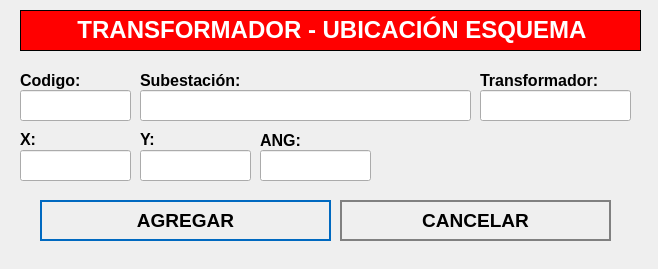
<?xml version="1.0" encoding="UTF-8"?>
<ui version="4.0">
 <class>NewBook</class>
 <widget class="QWidget" name="NewBook">
  <property name="geometry">
   <rect>
    <x>0</x>
    <y>0</y>
    <width>658</width>
    <height>269</height>
   </rect>
  </property>
  <property name="windowTitle">
   <string>Nuevo Registro</string>
  </property>
  <property name="styleSheet">
   <string notr="true">QPushButton
{	
	height: 2em;
 	border-style: solid;
	border-width: 2px;
 	border-color: grey;
	font-weight: bold;
}

QPushButton:hover
{
   	background-color:grey;
	color:white;
}</string>
  </property>
  <widget class="QLabel" name="label">
   <property name="geometry">
    <rect>
     <x>20</x>
     <y>10</y>
     <width>621</width>
     <height>41</height>
    </rect>
   </property>
   <property name="font">
    <font>
     <underline>false</underline>
    </font>
   </property>
   <property name="autoFillBackground">
    <bool>false</bool>
   </property>
   <property name="styleSheet">
    <string notr="true">background-color: red;</string>
   </property>
   <property name="frameShape">
    <enum>QFrame::Box</enum>
   </property>
   <property name="text">
    <string>&lt;html&gt;&lt;head/&gt;&lt;body&gt;&lt;p align=&quot;center&quot;&gt;&lt;span style=&quot; font-size:18pt; font-weight:600; color:#ffffff;&quot;&gt;TRANSFORMADOR - UBICACIÓN ESQUEMA&lt;/span&gt;&lt;/p&gt;&lt;/body&gt;&lt;/html&gt;</string>
   </property>
  </widget>
  <widget class="QLabel" name="label_autoriza">
   <property name="geometry">
    <rect>
     <x>20</x>
     <y>70</y>
     <width>101</width>
     <height>21</height>
    </rect>
   </property>
   <property name="text">
    <string>&lt;html&gt;&lt;head/&gt;&lt;body&gt;&lt;p&gt;&lt;span style=&quot; font-size:12pt; font-weight:600;&quot;&gt;Codigo:&lt;/span&gt;&lt;/p&gt;&lt;/body&gt;&lt;/html&gt;</string>
   </property>
  </widget>
  <widget class="QLineEdit" name="inputCodigo">
   <property name="geometry">
    <rect>
     <x>20</x>
     <y>90</y>
     <width>111</width>
     <height>31</height>
    </rect>
   </property>
   <property name="font">
    <font>
     <pointsize>12</pointsize>
    </font>
   </property>
  </widget>
  <widget class="QLineEdit" name="inputSubestacion">
   <property name="geometry">
    <rect>
     <x>140</x>
     <y>90</y>
     <width>331</width>
     <height>31</height>
    </rect>
   </property>
   <property name="font">
    <font>
     <pointsize>12</pointsize>
    </font>
   </property>
  </widget>
  <widget class="QPushButton" name="addButton">
   <property name="geometry">
    <rect>
     <x>40</x>
     <y>200</y>
     <width>291</width>
     <height>41</height>
    </rect>
   </property>
   <property name="font">
    <font>
     <pointsize>14</pointsize>
     <weight>75</weight>
     <bold>true</bold>
    </font>
   </property>
   <property name="cursor">
    <cursorShape>PointingHandCursor</cursorShape>
   </property>
   <property name="styleSheet">
    <string notr="true">QPushButton
{	
	height: 2em;
 	border-style: solid;
	border-width: 2px;
 	border-color: #0069c0;
	font-weight: bold;
}

QPushButton:hover
{
   	background-color:#0069c0;
	color:white;
}</string>
   </property>
   <property name="text">
    <string>AGREGAR</string>
   </property>
   <property name="icon">
    <iconset>
     <normaloff>../assets/icons/add-icon.png</normaloff>../assets/icons/add-icon.png</iconset>
   </property>
   <property name="iconSize">
    <size>
     <width>30</width>
     <height>30</height>
    </size>
   </property>
   <property name="autoDefault">
    <bool>true</bool>
   </property>
   <property name="default">
    <bool>true</bool>
   </property>
   <property name="flat">
    <bool>true</bool>
   </property>
  </widget>
  <widget class="QPushButton" name="cancelButton">
   <property name="geometry">
    <rect>
     <x>340</x>
     <y>200</y>
     <width>271</width>
     <height>41</height>
    </rect>
   </property>
   <property name="font">
    <font>
     <pointsize>14</pointsize>
     <weight>75</weight>
     <bold>true</bold>
    </font>
   </property>
   <property name="cursor">
    <cursorShape>PointingHandCursor</cursorShape>
   </property>
   <property name="styleSheet">
    <string notr="true">QPushButton
{	
	height: 2em;
 	border-style: solid;
	border-width: 2px;
 	border-color: grey;
	font-weight: bold;
}

QPushButton:hover
{
   	background-color:grey;
	color:white;
}</string>
   </property>
   <property name="text">
    <string>CANCELAR</string>
   </property>
   <property name="icon">
    <iconset>
     <normaloff>../assets/icons/cancel-icon.png</normaloff>../assets/icons/cancel-icon.png</iconset>
   </property>
   <property name="iconSize">
    <size>
     <width>30</width>
     <height>30</height>
    </size>
   </property>
   <property name="autoDefault">
    <bool>true</bool>
   </property>
   <property name="default">
    <bool>true</bool>
   </property>
   <property name="flat">
    <bool>true</bool>
   </property>
  </widget>
  <widget class="QLabel" name="i">
   <property name="geometry">
    <rect>
     <x>140</x>
     <y>70</y>
     <width>191</width>
     <height>21</height>
    </rect>
   </property>
   <property name="text">
    <string>&lt;html&gt;&lt;head/&gt;&lt;body&gt;&lt;p&gt;&lt;span style=&quot; font-size:12pt; font-weight:600;&quot;&gt;Subestación:&lt;/span&gt;&lt;/p&gt;&lt;/body&gt;&lt;/html&gt;</string>
   </property>
  </widget>
  <widget class="QLabel" name="label_horaIngreso">
   <property name="geometry">
    <rect>
     <x>20</x>
     <y>130</y>
     <width>71</width>
     <height>16</height>
    </rect>
   </property>
   <property name="text">
    <string>&lt;html&gt;&lt;head/&gt;&lt;body&gt;&lt;p&gt;&lt;span style=&quot; font-size:12pt; font-weight:600;&quot;&gt;X:&lt;/span&gt;&lt;/p&gt;&lt;/body&gt;&lt;/html&gt;</string>
   </property>
  </widget>
  <widget class="QLabel" name="label_horaSalida">
   <property name="geometry">
    <rect>
     <x>140</x>
     <y>130</y>
     <width>81</width>
     <height>16</height>
    </rect>
   </property>
   <property name="text">
    <string>&lt;html&gt;&lt;head/&gt;&lt;body&gt;&lt;p&gt;&lt;span style=&quot; font-size:12pt; font-weight:600;&quot;&gt;Y:&lt;/span&gt;&lt;/p&gt;&lt;/body&gt;&lt;/html&gt;</string>
   </property>
  </widget>
  <widget class="QLineEdit" name="inputX">
   <property name="geometry">
    <rect>
     <x>20</x>
     <y>150</y>
     <width>111</width>
     <height>31</height>
    </rect>
   </property>
   <property name="font">
    <font>
     <pointsize>12</pointsize>
    </font>
   </property>
  </widget>
  <widget class="QLineEdit" name="inputY">
   <property name="geometry">
    <rect>
     <x>140</x>
     <y>150</y>
     <width>111</width>
     <height>31</height>
    </rect>
   </property>
   <property name="font">
    <font>
     <pointsize>12</pointsize>
    </font>
   </property>
  </widget>
  <widget class="QLineEdit" name="inputTransformador">
   <property name="geometry">
    <rect>
     <x>480</x>
     <y>90</y>
     <width>151</width>
     <height>31</height>
    </rect>
   </property>
   <property name="font">
    <font>
     <pointsize>12</pointsize>
    </font>
   </property>
  </widget>
  <widget class="QLabel" name="label_motivoVisita_3">
   <property name="geometry">
    <rect>
     <x>480</x>
     <y>70</y>
     <width>161</width>
     <height>21</height>
    </rect>
   </property>
   <property name="text">
    <string>&lt;html&gt;&lt;head/&gt;&lt;body&gt;&lt;p&gt;&lt;span style=&quot; font-size:12pt; font-weight:600;&quot;&gt;Transformador:&lt;/span&gt;&lt;/p&gt;&lt;/body&gt;&lt;/html&gt;</string>
   </property>
  </widget>
  <widget class="QLabel" name="label_motivoVisita_2">
   <property name="geometry">
    <rect>
     <x>260</x>
     <y>130</y>
     <width>101</width>
     <height>21</height>
    </rect>
   </property>
   <property name="text">
    <string>&lt;html&gt;&lt;head/&gt;&lt;body&gt;&lt;p&gt;&lt;span style=&quot; font-size:12pt; font-weight:600;&quot;&gt;ANG:&lt;/span&gt;&lt;/p&gt;&lt;/body&gt;&lt;/html&gt;</string>
   </property>
  </widget>
  <widget class="QLineEdit" name="inputANG">
   <property name="geometry">
    <rect>
     <x>260</x>
     <y>150</y>
     <width>111</width>
     <height>31</height>
    </rect>
   </property>
   <property name="font">
    <font>
     <pointsize>12</pointsize>
    </font>
   </property>
  </widget>
 </widget>
 <tabstops>
  <tabstop>inputCodigo</tabstop>
  <tabstop>inputSubestacion</tabstop>
  <tabstop>addButton</tabstop>
  <tabstop>cancelButton</tabstop>
 </tabstops>
 <resources/>
 <connections/>
</ui>
